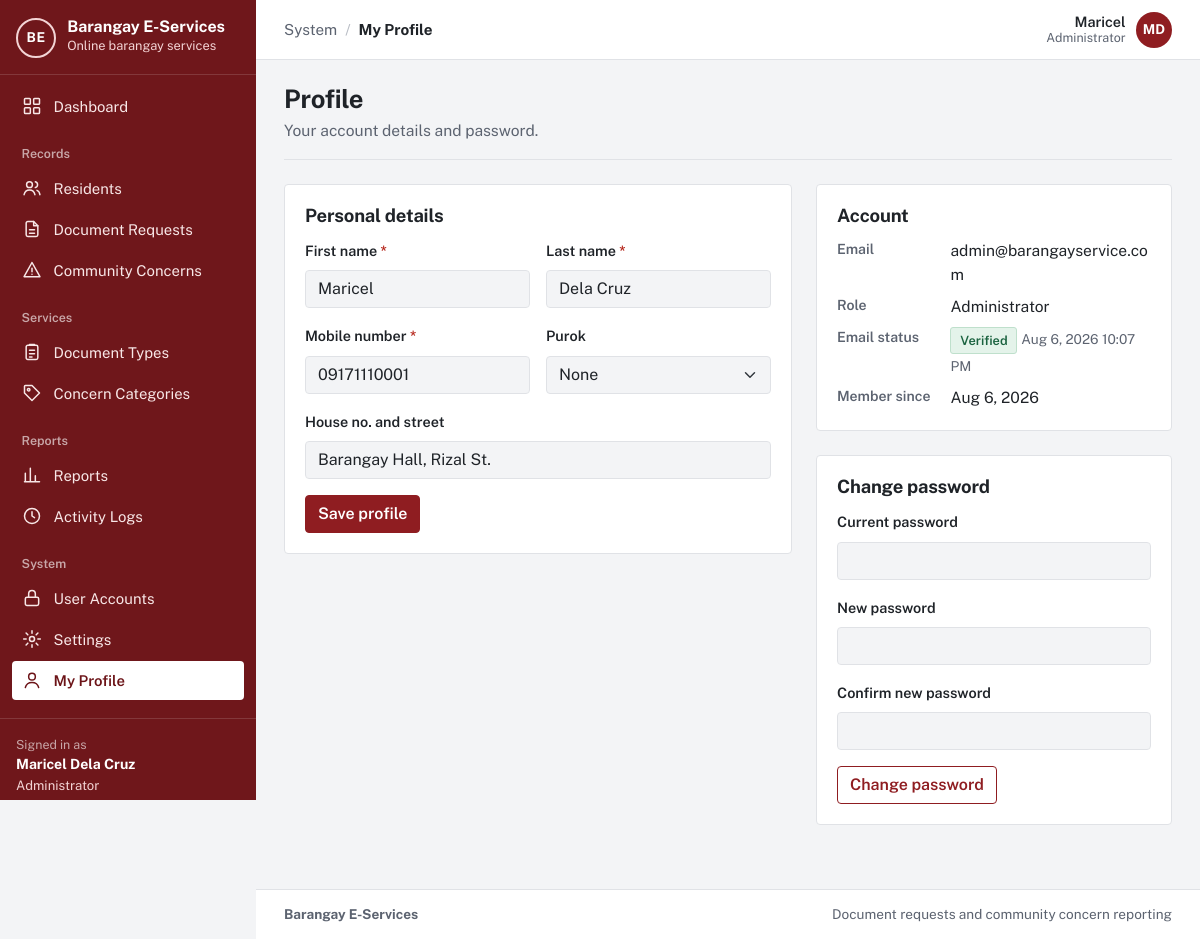
Page /barangay-eservices/profile.php (signed in) on the committed database.
### tables this page shows
CREATE TABLE `users` (
  `user_id` int(10) UNSIGNED NOT NULL,
  `role_id` tinyint(3) UNSIGNED NOT NULL,
  `purok_id` smallint(5) UNSIGNED DEFAULT NULL,
  `first_name` varchar(60) NOT NULL,
  `last_name` varchar(60) NOT NULL,
  `email` varchar(120) NOT NULL,
  `contact_no` varchar(13) DEFAULT NULL,
  `street_address` varchar(150) DEFAULT NULL,
  `password_hash` varchar(255) NOT NULL,
  `email_verified_at` datetime DEFAULT NULL,
  `is_active` tinyint(1) NOT NULL DEFAULT 1,
  `failed_logins` tinyint(3) UNSIGNED NOT NULL DEFAULT 0,
  `locked_until` datetime DEFAULT NULL,
  `created_at` datetime NOT NULL DEFAULT current_timestamp(),
  `updated_at` datetime NOT NULL DEFAULT current_timestamp() ON UPDATE current_timestamp()
);

CREATE TABLE `roles` (
  `role_id` tinyint(3) UNSIGNED NOT NULL,
  `role_key` varchar(20) NOT NULL,
  `role_name` varchar(50) NOT NULL
);

### barangay-eservices/app/lib/helpers.php (called while the page is built, shortened)
<?php
function e($value): string
{
    return htmlspecialchars((string) ($value ?? ''), ENT_QUOTES | ENT_SUBSTITUTE, 'UTF-8');
}
function base_path(): string
{
    static $base = null;
    if ($base === null) {
        $script = realpath($_SERVER['SCRIPT_FILENAME'] ?? '') ?: '';
        $root   = realpath(APP_ROOT) ?: APP_ROOT;
        $rel    = str_replace('\\', '/', substr($script, strlen($root)));
        $name   = str_replace('\\', '/', $_SERVER['SCRIPT_NAME'] ?? '');
        $base   = ($rel !== '' && str_ends_with($name, $rel)) ? substr($name, 0, -strlen($rel)) : '';
        $base   = rtrim($base, '/');
    }
    return $base;
}
function url(string $path = ''): string
{
    return base_path() . '/' . ltrim($path, '/');
}
function asset(string $path): string
{
    return url('assets/' . ltrim($path, '/'));
}
function old(string $key, $default = '')
{
    return $_SESSION['old'][$key] ?? $default;
}
function format_date(?string $datetime, string $format = 'M j, Y'): string
{
    return $datetime ? date($format, strtotime($datetime)) : '—';
}
function format_datetime(?string $datetime): string
{
    return format_date($datetime, 'M j, Y g:i A');
}
function full_name(array $row, string $prefix = ''): string
{
    return trim(($row[$prefix . 'first_name'] ?? '') . ' ' . ($row[$prefix . 'last_name'] ?? ''));
}

### barangay-eservices/app/lib/auth.php (called while the page is built, shortened)
<?php
function current_user(bool $refresh = false): ?array
{
    static $user = false;
    if ($user !== false && !$refresh) {
        return $user;
    }
    $user = null;
    if (!empty($_SESSION['user_id'])) {
        $user = db_one(
            'SELECT u.user_id, u.first_name, u.last_name, u.email, u.contact_no, u.street_address, u.purok_id,
                    u.email_verified_at, u.is_active, u.created_at, r.role_key, r.role_name
               FROM users u JOIN roles r ON r.role_id = u.role_id
              WHERE u.user_id = ?',
            [(int) $_SESSION['user_id']]
        );
    }
    return $user;
}
function is_verified(?array $user = null): bool
{
    $user = $user ?? current_user();
    return $user !== null && !empty($user['email_verified_at']);
}
function home_path_for_role(?string $role): string
{
    return match ($role) {
        ROLE_ADMIN    => 'admin/dashboard.php',
        ROLE_STAFF    => 'staff/dashboard.php',
        ROLE_RESIDENT => 'resident/dashboard.php',
        default       => 'auth/login.php',
    };
}
function require_login(bool $mustBeVerified = true): array
{
    $user = current_user();
    return $user;
}
function require_role(string ...$roles): array
{
    $user = require_login();
    return $user;
}

### barangay-eservices/app/lib/db.php (called while the page is built, shortened)
<?php
function db(): mysqli
{
    static $conn = null;
    if ($conn === null) {
        $conn = new mysqli(
            config('db.host'),
            config('db.user'),
            config('db.password'),
            config('db.name'),
            (int) config('db.port', 3306)
        );
        $conn->set_charset('utf8mb4');
        $conn->query("SET time_zone = '+08:00'");
    }
    return $conn;
}
function db_query(string $sql, array $params = []): mysqli_stmt
{
    $stmt = db()->prepare($sql);
    if ($params) {
        $types = '';
        foreach ($params as $p) {
            $types .= is_int($p) ? 'i' : (is_float($p) ? 'd' : 's');
        }
        $stmt->bind_param($types, ...array_values($params));
    }
    $stmt->execute();
    return $stmt;
}
function db_one(string $sql, array $params = []): ?array
{
    $result = db_query($sql, $params)->get_result();
    $row = $result ? $result->fetch_assoc() : null;
    return $row ?: null;
}

### barangay-eservices/app/lib/validator.php (called while the page is built, shortened)
<?php
function take_errors(): array
{
    $errors = $_SESSION['errors'] ?? [];
    return $errors;
}
function invalid_class(array $errors, string $field): string
{
    return isset($errors[$field]) ? ' is-invalid' : '';
}
function aria_invalid(array $errors, string $field): string
{
    return isset($errors[$field]) ? ' aria-invalid="true" aria-describedby="' . e($field) . '-error"' : '';
}

### barangay-eservices/profile.php (the view, shortened to what this page needs)
<?php
require __DIR__ . '/app/bootstrap.php';
$user = require_role(ROLE_RESIDENT, ROLE_STAFF, ROLE_ADMIN);
$errors = take_errors();
$val = fn ($k) => old($k, $user[$k] ?? '');
$activeNav = 'profile';
require APP_ROOT . '/app/views/header.php';
?>
<div class="page-head"><div><h1>Profile</h1><p>Your account details and password.</p></div></div>
<div class="row g-4">
  <div class="col-lg-7">
    <form method="post" class="panel" novalidate>
      <h2>Personal details</h2>
      <div class="row g-3">
        <div class="col-sm-6">
          <label class="form-label required" for="first_name">First name</label>
          <input class="form-control<?= invalid_class($errors, 'first_name') ?>" id="first_name" name="first_name" maxlength="60" value="<?= e($val('first_name')) ?>"<?= aria_invalid($errors, 'first_name') ?>>
        </div>
        <div class="col-sm-6">
          <label class="form-label required" for="last_name">Last name</label>
          <input class="form-control<?= invalid_class($errors, 'last_name') ?>" id="last_name" name="last_name" maxlength="60" value="<?= e($val('last_name')) ?>"<?= aria_invalid($errors, 'last_name') ?>>
        </div>
        <div class="col-sm-6">
          <label class="form-label required" for="contact_no">Mobile number</label>
          <input class="form-control<?= invalid_class($errors, 'contact_no') ?>" id="contact_no" name="contact_no" maxlength="13" value="<?= e($val('contact_no')) ?>"<?= aria_invalid($errors, 'contact_no') ?>>
        </div>
        <div class="col-sm-6">
          <label class="form-label<?= $user['role_key'] === ROLE_RESIDENT ? ' required' : '' ?>" for="purok_id">Purok</label>
          <select class="form-select<?= invalid_class($errors, 'purok_id') ?>" id="purok_id" name="purok_id"<?= aria_invalid($errors, 'purok_id') ?>>
            <option value="">None</option>
          </select>
        </div>
        <div class="col-12">
          <label class="form-label<?= $user['role_key'] === ROLE_RESIDENT ? ' required' : '' ?>" for="street_address">House no. and street</label>
          <input class="form-control<?= invalid_class($errors, 'street_address') ?>" id="street_address" name="street_address" maxlength="150" value="<?= e($val('street_address')) ?>"<?= aria_invalid($errors, 'street_address') ?>>
        </div>
      </div>
      <button type="submit" class="btn btn-primary mt-3">Save profile</button>
    </form>
  </div>
  <div class="col-lg-5">
    <div class="panel">
      <h2>Account</h2>
      <dl class="details">
        <dt>Email</dt><dd><?= e($user['email']) ?></dd>
        <dt>Role</dt><dd><?= e($user['role_name']) ?></dd>
        <dt>Email status</dt><dd><span class="status status-done">Verified</span> <span class="text-muted small"><?= e(format_datetime($user['email_verified_at'])) ?></span></dd>
        <dt>Member since</dt><dd><?= e(format_date($user['created_at'])) ?></dd>
      </dl>
    </div>
    <form method="post" class="panel" novalidate>
      <h2>Change password</h2>
      <div class="mb-3">
        <label class="form-label" for="current_password">Current password</label>
        <input type="password" class="form-control<?= invalid_class($errors, 'current_password') ?>" id="current_password" name="current_password" autocomplete="current-password"<?= aria_invalid($errors, 'current_password') ?>>
      </div>
      <div class="mb-3">
        <label class="form-label" for="password">New password</label>
        <input type="password" class="form-control<?= invalid_class($errors, 'password') ?>" id="password" name="password" maxlength="72" autocomplete="new-password"<?= aria_invalid($errors, 'password') ?>>
      </div>
      <div class="mb-3">
        <label class="form-label" for="password_confirm">Confirm new password</label>
        <input type="password" class="form-control<?= invalid_class($errors, 'password_confirm') ?>" id="password_confirm" name="password_confirm" maxlength="72" autocomplete="new-password"<?= aria_invalid($errors, 'password_confirm') ?>>
      </div>
      <button type="submit" class="btn btn-outline-primary">Change password</button>
    </form>
  </div>
</div>
<?php clear_old_input(); require APP_ROOT . '/app/views/footer.php'; ?>

### barangay-eservices/app/views/header.php (shortened to what this page needs)
<?php
$user = current_user();
$role = $user['role_key'] ?? null;
$verified = $user && is_verified($user);
$activeNav = $activeNav ?? '';
$appLayout = $user && $verified;
$groups = [];
if ($appLayout && $role === ROLE_ADMIN) {
    $groups = [
        '' => ['dashboard' => ['admin/dashboard.php', 'Dashboard', 'dashboard']],
        'Records' => [
            'residents' => ['residents.php', 'Residents', 'residents'],
            'requests'  => ['requests.php', 'Document Requests', 'document'],
            'concerns'  => ['concerns.php', 'Community Concerns', 'concern'],
        ],
        'Services' => [
            'doctypes'   => ['admin/document-types.php', 'Document Types', 'services'],
            'categories' => ['admin/categories.php', 'Concern Categories', 'category'],
        ],
        'Reports' => [
            'reports' => ['reports.php', 'Reports', 'reports'],
            'logs'    => ['admin/logs.php', 'Activity Logs', 'logs'],
        ],
        'System' => [
            'users'    => ['admin/users.php', 'User Accounts', 'accounts'],
            'settings' => ['admin/settings.php', 'Settings', 'settings'],
            'profile'  => ['profile.php', 'My Profile', 'profile'],
        ],
    ];
}
$crumbGroup = '';
$crumbItem = $pageTitle ?? '';
foreach ($groups as $label => $items) {
    if (isset($items[$activeNav])) {
        $crumbGroup = $label;
        $crumbItem = $items[$activeNav][1];
    }
}
?><!doctype html>
<html lang="en">
<head>
  <link rel="stylesheet" href="<?= e(asset('vendor/bootstrap/bootstrap.min.css')) ?>">
  <link rel="stylesheet" href="<?= e(asset('css/app.css')) ?>">
</head>
<body class="<?= $appLayout ? 'app-body' : 'public-body' ?>">
<?php if ($appLayout): ?>
<div class="app-shell">
  <aside class="sidebar offcanvas-lg offcanvas-start" id="sidebar" tabindex="-1" aria-label="Main navigation">
    <div class="sidebar-brand">
      <a class="brand" href="<?= e(url(home_path_for_role($role))) ?>">
        <?= render_app_mark() ?>
        <span class="brand-text">
          <span class="brand-name"><?= e(app_name()) ?></span>
          <span class="brand-sub">Online barangay services</span>
        </span>
      </a>
    </div>
    <nav class="sidebar-nav">
      <?php foreach ($groups as $label => $items): ?>
        <?php if ($label !== ''): ?><div class="sidebar-heading"><?= e($label) ?></div><?php endif; ?>
        <ul class="sidebar-list">
          <?php foreach ($items as $key => [$path, $itemLabel, $iconName]): ?>
            <li>
              <a class="sidebar-link<?= $key === $activeNav ? ' active' : '' ?>" <?= $key === $activeNav ? 'aria-current="page"' : '' ?> href="<?= e(url($path)) ?>">
                <?= icon($iconName) ?><span><?= e($itemLabel) ?></span>
              </a>
            </li>
          <?php endforeach; ?>
        </ul>
      <?php endforeach; ?>
    </nav>
    <div class="sidebar-user">
      <div class="sidebar-user-label">Signed in as</div>
      <div class="sidebar-user-name"><?= e(full_name($user)) ?></div>
      <div class="sidebar-user-role"><?= e($user['role_name']) ?></div>
      <form method="post" action="<?= e(url('auth/logout.php')) ?>">
      </form>
    </div>
  </aside>
  <div class="app-main">
    <header class="topbar">
      <nav class="topbar-crumb" aria-label="You are here">
        <?php if ($crumbGroup !== ''): ?><span class="crumb-group"><?= e($crumbGroup) ?></span><span class="crumb-sep" aria-hidden="true">/</span><?php endif; ?>
        <span class="crumb-item"><?= e($crumbItem) ?></span>
      </nav>
      <div class="topbar-user">
        <span class="topbar-user-text"><span class="topbar-user-name"><?= e($user['first_name']) ?></span><span class="topbar-user-role"><?= e($user['role_name']) ?></span></span>
        <a class="avatar" href="<?= e(url('profile.php')) ?>" title="My profile" aria-label="My profile"><?= e(mb_strtoupper(mb_substr($user['first_name'], 0, 1) . mb_substr($user['last_name'], 0, 1))) ?></a>
      </div>
    </header>
    <main id="main" class="page">
<?php endif; ?>

### rows in the picture
users: full_name($user) "Maricel Dela Cruz", role.role_name "Administrator", first_name "Maricel", first_name+last_name "MD", last_name "Dela Cruz", contact_no "09171110001", street_address "Barangay Hall, Rizal St.", email "admin@barangayservice.com", email_verified_at "Aug 6, 2026 10:07 PM", created_at "Aug 6, 2026"

### other values in the picture
app_name() "Barangay E-Services"
$itemLabel "Dashboard"
$label "Records"
$itemLabel "Residents"
$itemLabel "Document Requests"
$itemLabel "Community Concerns"
$label "Services"
$itemLabel "Document Types"
$itemLabel "Concern Categories"
$label "Reports"
$itemLabel "Reports"
$itemLabel "Activity Logs"
$label "System"
$itemLabel "User Accounts"
$itemLabel "Settings"
